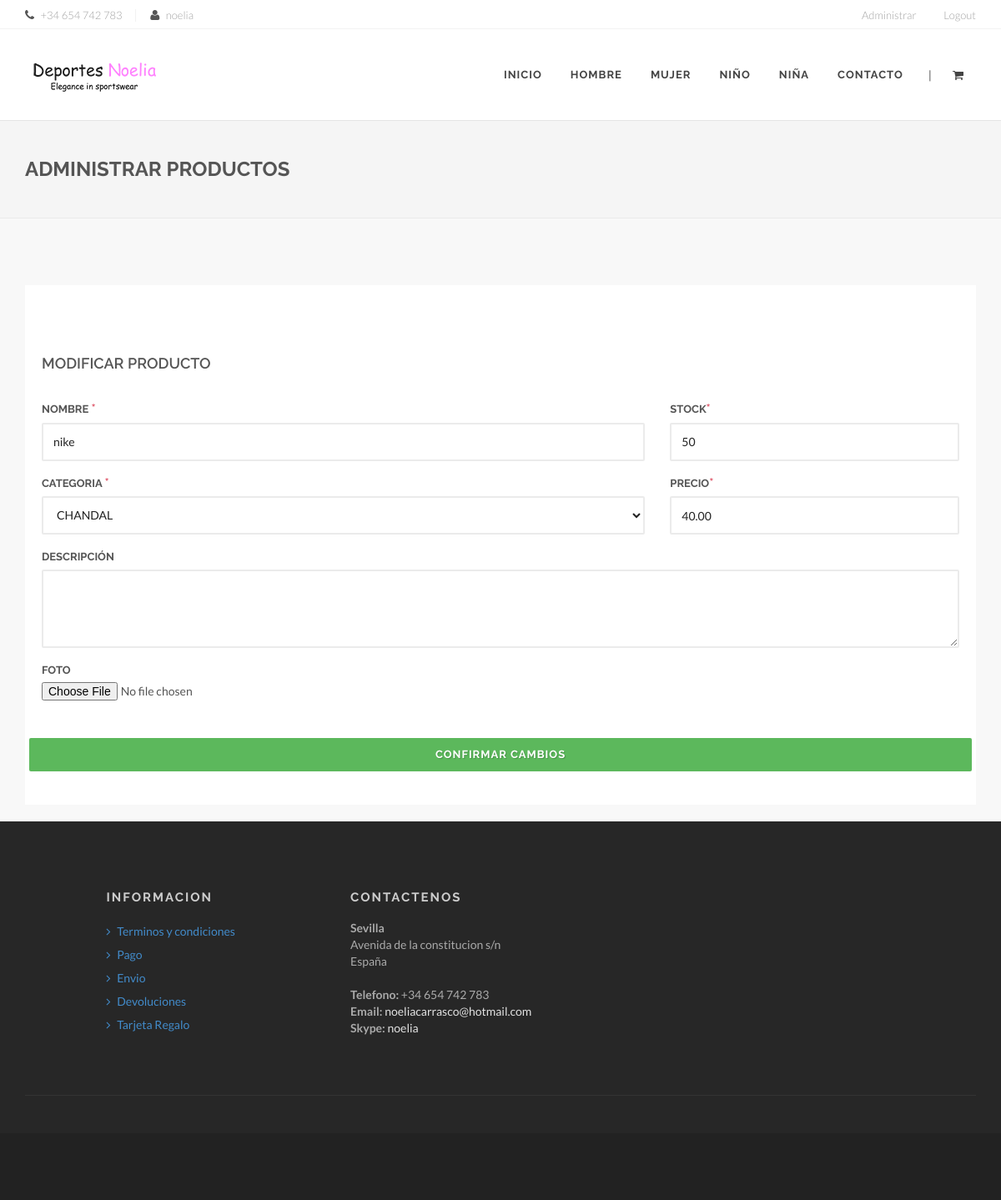
The page /modificarProducto.php?i=29 (signed in) on the database its author committed.
### tables this page shows
CREATE TABLE `productos` (
  `IDPRODUCTO` int(11) NOT NULL,
  `NOMBRE` varchar(25) NOT NULL,
  `PRECIO` decimal(6,2) NOT NULL,
  `STOCK` int(11) NOT NULL,
  `FOTO` varchar(25) NOT NULL,
  `IDCATEGORIA` int(11) DEFAULT NULL,
  `DESCRIPCION` varchar(25) NOT NULL
);

### modificarProducto.php (the view, shortened to what this page needs)
<?PHP
include_once("./db_configuration.php");
	$mysqli = new mysqli($db_host, $db_user, $db_password, "deportes");
	$consulta = "SELECT * FROM productos WHERE IDPRODUCTO = '".$_REQUEST['i']."' ORDER BY IDPRODUCTO";
	$producto_elegido = null;
	if ($resultado = $mysqli->query($consulta)) {
		if($resultado->num_rows > 0){
			$producto_elegido = $resultado->fetch_assoc();
		}
	}
	$consulta = "SELECT * FROM categorias ORDER BY IDCATEGORIA";
	$categorias = [];
	if ($resultado = $mysqli->query($consulta)) {
		if($resultado->num_rows > 0){
			while ( $fila = $resultado->fetch_assoc() ) {
				array_push($categorias, $fila);
			}
		}
	}
?>
<!DOCTYPE html>
<html>
<head>
    <link rel="stylesheet" href="assets/css/bootstrap.css" type="text/css" />
    <link rel="stylesheet" href="assets/css/font-awesome.min.css" type="text/css" />
    <link rel="stylesheet" href="assets/css/animate.css" type="text/css" />
    <link rel="stylesheet" href="assets/js/vendor/flexslider/flexslider.css" type="text/css" />
    <link rel="stylesheet" href="assets/js/vendor/magnific/magnific-popup.css" type="text/css" />
    <link rel="stylesheet" href="assets/js/vendor/owl/assets/owl.carousel.css" type="text/css" />
    <link rel="stylesheet" href="assets/js/vendor/bootstrap-select/css/bootstrap-select.min.css" type="text/css" />
    <link rel="stylesheet" href="assets/js/vendor/range-slider/css/styles.css" type="text/css" />
    <link rel="stylesheet" href="assets/js/vendor/touchspin/jquery.bootstrap-touchspin.css" type="text/css" />
    <link rel="stylesheet" href="assets/js/vendor/starrr/starrr.css" type="text/css" />
    <link rel="stylesheet" type="text/css" href="assets/js/vendor/rs-plugin/css/settings.css" media="screen" />
    <link rel="stylesheet" href="assets/js/vendor/animsition/css/animsition.min.css">
    <link rel="stylesheet" href="assets/css/style.css" type="text/css" />
</head>
<body>
    <div id="wrapper" class="clearfix animsition">
       <nav id="add-navbar">
            <div class="container clearfix">
                 <ul class="pull-right">
					<li><a href="#">Administrar</a>
					</li>
                    <?PHP
						if(!isset($_SESSION['IDUSUARIO'])){
					?>
                    <li><a href="login.php">Login</a></li>
					<?PHP
						}else{
					?>
                    <li><a href="disconnect.php">Logout</a></li>
					<?PHP
						}
					?>
                </ul>
                <ul class="divided">
                    <li><i class="fa fa-phone mr-5"></i> <span>+34 654 742 783</span></li>                    <li><i class="fa fa-user mr-5"></i> <span><?= $_SESSION['IDUSUARIO'] ?></span></li>
                </ul>
            </div>
        </nav>
        <header id="header" class="dark">
            <div id="header-wrap">
                <div class="container clearfix">
                    <div id="branding">
                        <a href="index.php" class="brand-normal"><img src="assets/images/logo-dark.png" alt="Minovate"></a>
                    </div>
					<nav id="main-navbar">
                        <ul>
                            <li><a href="index.php">Inicio</a></li>
                            <li><a href="#">Hombre</a>
                            </li>
                            <li><a href="#">Mujer</a>
                            </li>
                            <li><a href="#">Niño</a>
                            </li>
                            <li><a href="#">Niña</a>
                            </li>
                            <li><a href="contact.php">Contacto</a>
                            </li>
                        </ul>
                       <div id="shopping-cart">
                            <a href="#" id="shopping-cart-trigger"><i class="fa fa-shopping-cart"></i></a>
                        </div>
                        <div id="search-toggle"> <span class="divider">|</span></div>
                    </nav>
                </div>
            </div>
        </header>
         <section id="breadcrumbs" class="breadcrumbs">
            <div class="container clearfix">
                <h1>Administrar productos</h1>
        </section>
        <section id="content">
            <div class="content-wrap">
                <div class="container clearfix">
                    <div class="row">
                        <div class="col-md-12">
                            <div class="checkout">
                                <div class="row">
                                    <div class="col-md-12">
                                        <h4 class="mt-40">MODIFICAR PRODUCTO</h4>
                                        <form action="cambiarDatosProducto.php" method="post" enctype="multipart/form-data">
                                            <div class="row">
                                                <div class="form-group col-sm-8">
                                                    <label for="nombre">Nombre <span class="text-lightred" style="font-size: 15px">*</span></label>
                                                    <input name="nombre" type="text" class="form-control myInput" id="nombre" value="<?=$producto_elegido['NOMBRE']?>" required>
                                                </div>
                                                <div class="form-group col-sm-4">
                                                    <label for="stock">Stock<span class="text-lightred" style="font-size: 15px">*</span></label>
                                                    <input name="stock" type="number" class="form-control myInput" id="stock" value="<?=$producto_elegido['STOCK']?>" required>
                                                </div>
                                            </div>
                                            <div class="row">
                                                <div class="form-group col-sm-8">
                                                    <label for="categoria">Categoria <span class="text-lightred" style="font-size: 15px">*</span></label>
													<select name="categoria" class="form-control myInput" id="categoria">
													<?PHP
														foreach($categorias as $categoria){
															if($categoria['IDCATEGORIA'] != $producto_elegido['IDCATEGORIA']){
													?>
														<option value="<?=$categoria['IDCATEGORIA']?>"><?=$categoria['NOMBRE']?></option>
													<?PHP
															}else{
													?>
														<option value="<?=$categoria['IDCATEGORIA']?>" selected><?=$categoria['NOMBRE']?></option>
													<?PHP
															}
														}
													?>
													</select>
                                                </div>
                                                <div class="form-group col-sm-4">
                                                    <label for="precio">Precio<span class="text-lightred" style="font-size: 15px">*</span></label>
                                                    <input name="precio" type="number" class="form-control myInput" id="precio" value="<?=$producto_elegido['PRECIO']?>" required>
                                                </div>
                                            </div>
                                            <div class="row">
                                                <div class="form-group col-sm-12">
                                                    <label for="descripcion">Descripción</label>
                                                    <textarea name="descripcion" type="text" class="form-control myInput" id="descripcion" cols="10" rows="3" ><?=$producto_elegido['DESCRIPCION']?></textarea>
                                                </div>
                                            </div>
                                            <div class="row">
                                                <div class="form-group col-sm-12">
                                                    <label for="fileToUpload">Foto</label>
                                                    <input type="file" name="fileToUpload" class="myInput" id="fileToUpload">
                                                </div>
                                            </div>
											<div class="row">
												<button type="submit" class="myBtn myBtn-success myBtn-rounded" style="width:100%;margin-top:30px;">Confirmar cambios</button>
											</div>
                                        </form>
                                    </div>
                                </div>
                            </div>
                        </div>
                    </div>
                </div>
        <footer id="footer">
            <div class="footer-main">
                <div class="container">
                    <div class="row">
                        <div class="col-md-3 col-md-offset-1">
                            <div class="widget widget-menu mb-0">
                                <h4><strong>Informacion</strong></h4>
                                <ul class="list-unstyled">
                                    <li><a href="#"><i class="fa fa-angle-right"></i> Terminos y condiciones</a></li>
                                    <li><a href="#"><i class="fa fa-angle-right"></i> Pago</a></li>
                                    <li><a href="#"><i class="fa fa-angle-right"></i> Envio</a></li>
                                    <li><a href="#"><i class="fa fa-angle-right"></i> Devoluciones</a></li>
                                    <li><a href="#"><i class="fa fa-angle-right"></i> Tarjeta Regalo</a></li>
                                </ul>
                            </div>
                        </div>
                        <div class="col-md-4">
                            <div class="widget widget-contact mt-20-md">
                                <h4><strong>Contactenos</strong> </h4>
                                <address>
                                    <strong>Sevilla</strong><br>
                                    Avenida de la constitucion s/n<br>
                                    España<br/><br/>
                                    <strong>Telefono:</strong> +34 654 742 783<br>
                                    <strong>Email:</strong> <a href="noeliacarrasco@hotmail.com">noeliacarrasco@hotmail.com</a><br>
                                    <strong>Skype:</strong> <a href="#">noelia</a>
                                </address>
                            </div>
                        </div>
                    </div>
                    <div class="line"></div>
                </div>
            </div>
            <div class="footer-bottom">
            </div>
        </footer>
    </div>
</body>
</html>

### rows shown on the page
productos: nombre "nike", stock "50", precio "40.00"

### other values the page prints
$_SESSION['IDUSUARIO'] "noelia"
form field categoria "CHANDAL"
